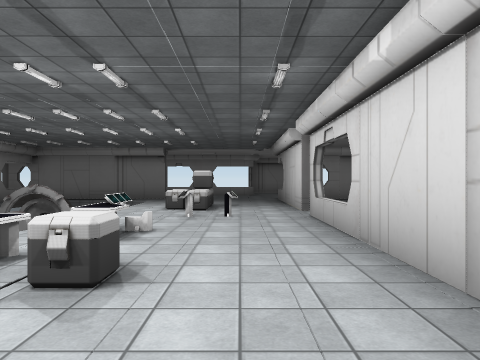
view 1 (above)

23 first-person views from a walk through a Unity game level. The camera is 1.5 m above the floor, looks level and sees 70° across. Doors are open. The floor is counted in squares, 2 m on a side. Each view is taken from the middle of a square. On the plan, view 1 faces up. The plan holds only what a view shows up to about 11 squares ahead; the rest is blank. Some animated figures are left out. Some surface patterns are stand-ins.

view 2
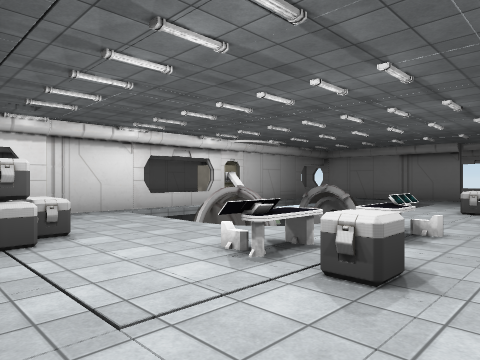

view 3
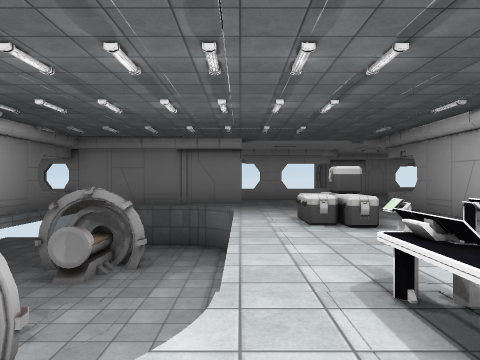

view 4
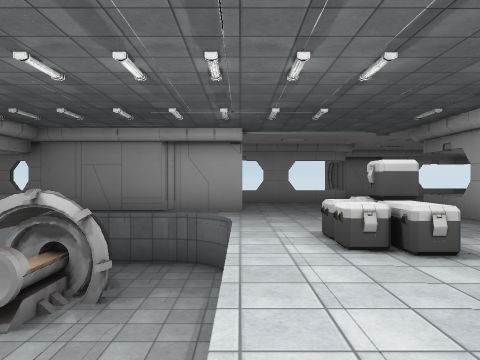

view 5
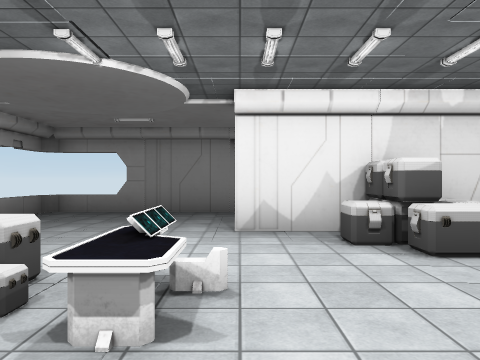

view 6
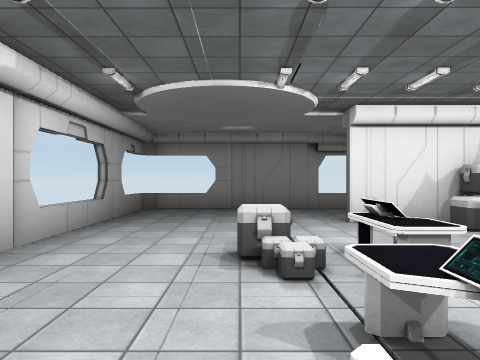

view 7
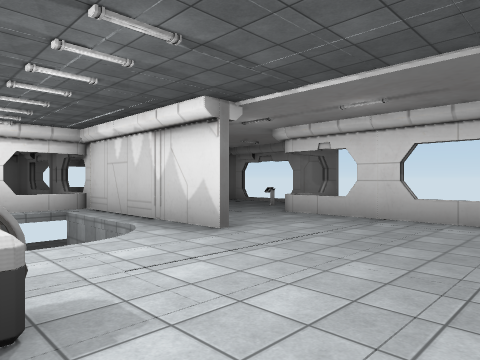

view 8
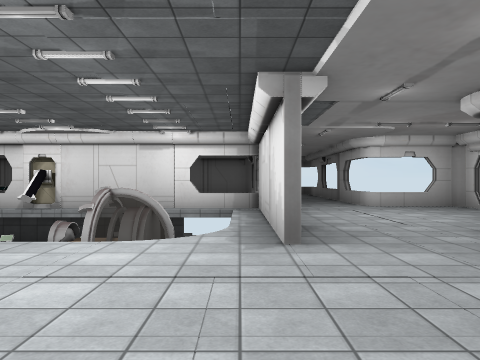

view 9
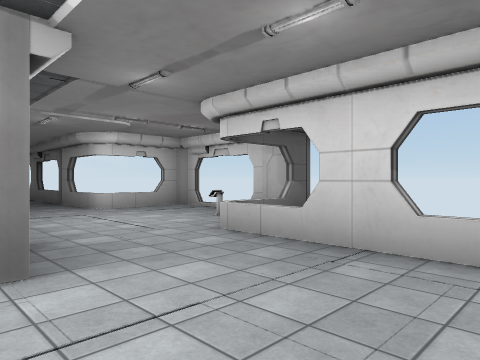

view 10
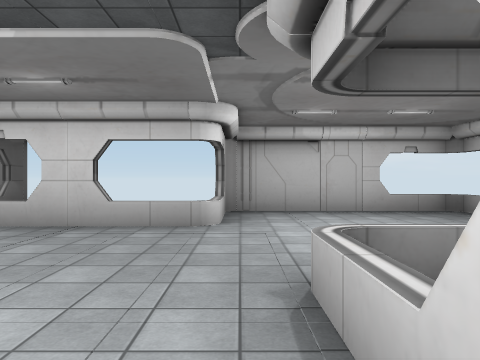

view 11
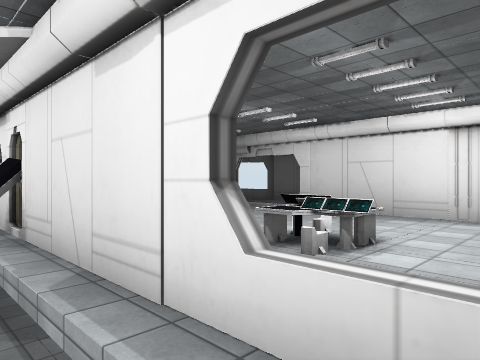

view 12
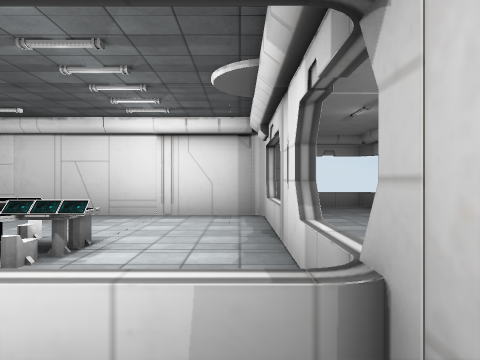

view 13
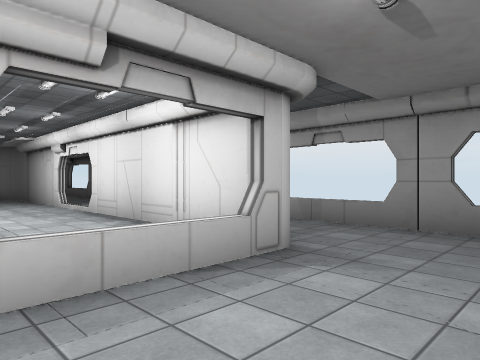

view 14
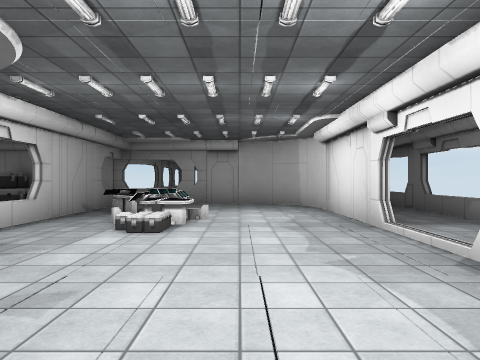

view 15
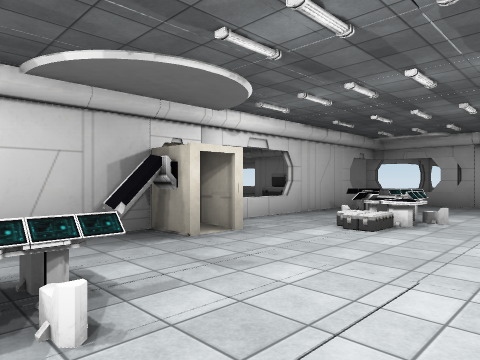

view 16
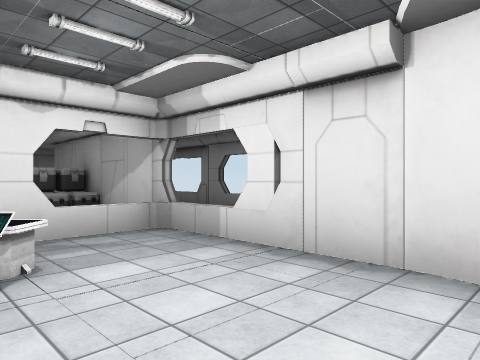

view 17
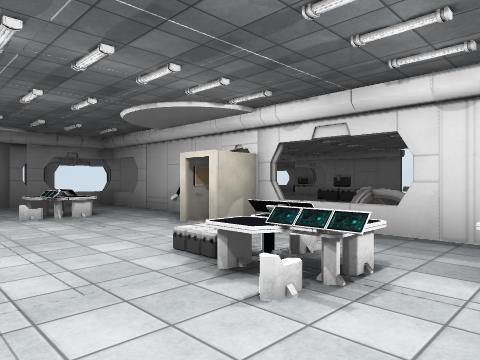

view 18
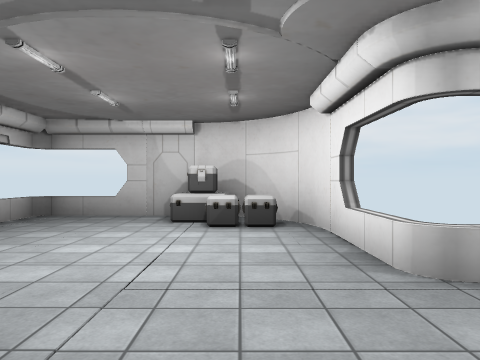

view 19
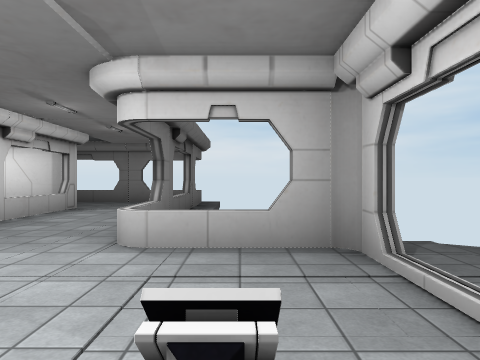

view 20
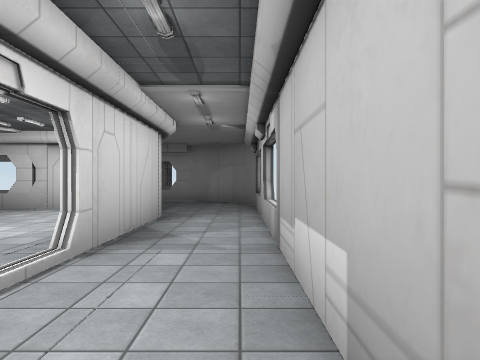

view 21
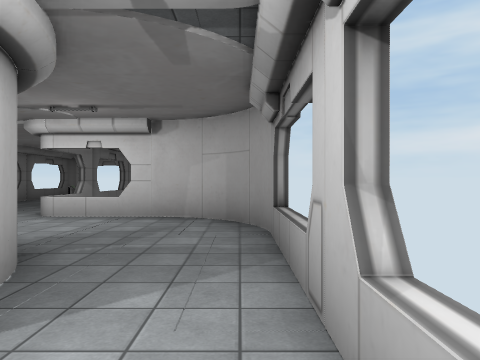

view 22
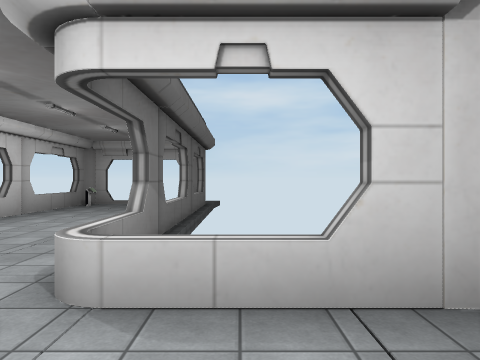

view 23
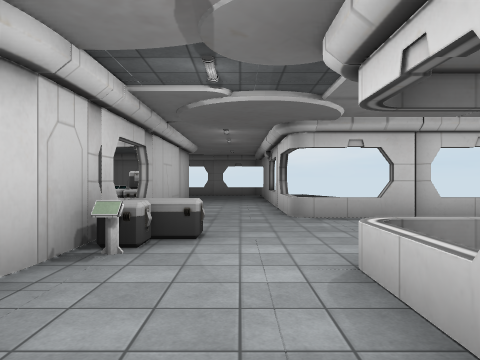

### Floor plan
Key: @ floor where view 1 was taken; # wall or solid block; x gap in a wall; . floor; D open door; = window, fence, low wall or low ledge; v drop or lower ground; O other object.
Columns run from 17 left of view 1 to 6 right of it. Each row starts with its distance up from view 1.
 20         ...
 19         xDDD#x   #####=#
 18         =..O.=   #=....=
 17  ==#==#== ...==#==.....#
 16 =.. ..................OO
 15 =.....................O#
 14 #..#==##=######....=.###
 13 =..#.....=.........==#
 12 =. #.....= vvv.....=
 11    #..OO.#OOvv.....#
 10    #..O..#OOOv..O..#
  9  . #....O# vvv.OO..#
  8 #..D....##vvvv......
  7 #..D.....# vvv..OO.#
  6 #..D.....=OOO .....=
  5 #..#..OO.= O  .O...=
  4 =..#..O..#vvvv.O...#
  3 =..#...OO#.....OO..#
  2 #..#...O.#.....O...#
  1 =..#.....=.OO......=
  0 =..#####=##OO##..@.=
 -1 #....OO............#
 -2 ##.................=
 -3  ###==...#=#==###==#
 -4      # ..=
 -5      # ..#
 -6       #..#
 -7       #..=
 -8       #..#
 -9       #..#
-10       #..=
-11      # .Ox
-12      #  D

Positions as (right, up) in squares from view 1, and headings:
1: (0, 0), facing up
2: (0, 0), facing up-left
3: (-3, 3), facing up
4: (-3, 5), facing up
5: (-3, 5), facing down
6: (-1, 6), facing down
7: (1, 10), facing up-left
8: (1, 13), facing left
9: (0, 13), facing up-left
10: (1, 11), facing up
11: (-7, 13), facing down-left
12: (-7, 13), facing left
13: (-11, 16), facing down-left
14: (-12, 11), facing down
15: (-13, 11), facing down-right
16: (-13, 3), facing down-right
17: (-13, 3), facing up-right
18: (-1, 15), facing right
19: (-5, 18), facing left
20: (-16, 9), facing down
21: (-16, 4), facing down
22: (-13, -1), facing down
23: (-15, -2), facing right
